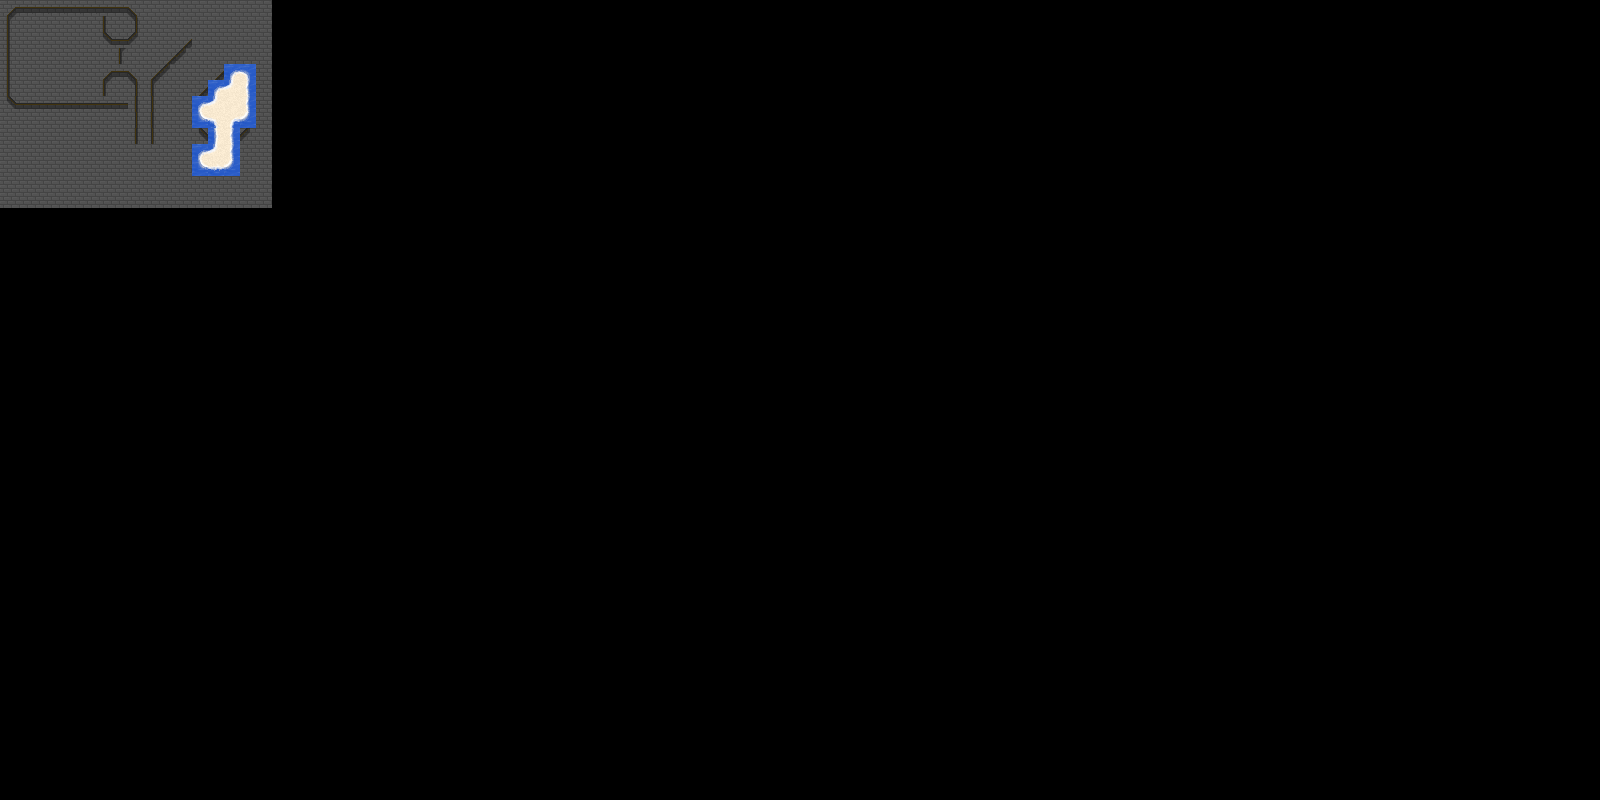

Below is a game level as drawn by its tile map, then a one-line description and the .tmx that defines it (tile-layer data replaced by summaries):
An orthogonal 100x50 tile map with 16x16 px tiles, 1 tile layer (Tile Layer 1), 4 tilesets.

<map version="1.0" orientation="orthogonal" renderorder="right-down" width="100" height="50" tilewidth="16" tileheight="16" nextobjectid="1">
 <tileset firstgid="1" name="Singles" tilewidth="16" tileheight="16" tilecount="1">
  <tile id="0">
   <image width="16" height="16" source="FloorTile.png" />
  </tile>
 </tileset>
 <tileset firstgid="2" name="Walls" tilewidth="16" tileheight="16" tilecount="16">
  <image source="WallBorderLarge.png" width="64" height="64" />
 </tileset>
 <tileset firstgid="18" name="stuff" tilewidth="16" tileheight="16" tilecount="9">
  <image source="SandBorder.png" width="48" height="48" />
 </tileset>
 <tileset firstgid="27" name="morestuff" tilewidth="16" tileheight="16" tilecount="9">
  <image source="OceanBorders.png" width="48" height="48" />
 </tileset>
 <layer name="Tile Layer 1" width="100" height="50">
  <data>[5000 cells, 221 non-empty, 26 distinct tile ids]</data>
 </layer>
</map>
